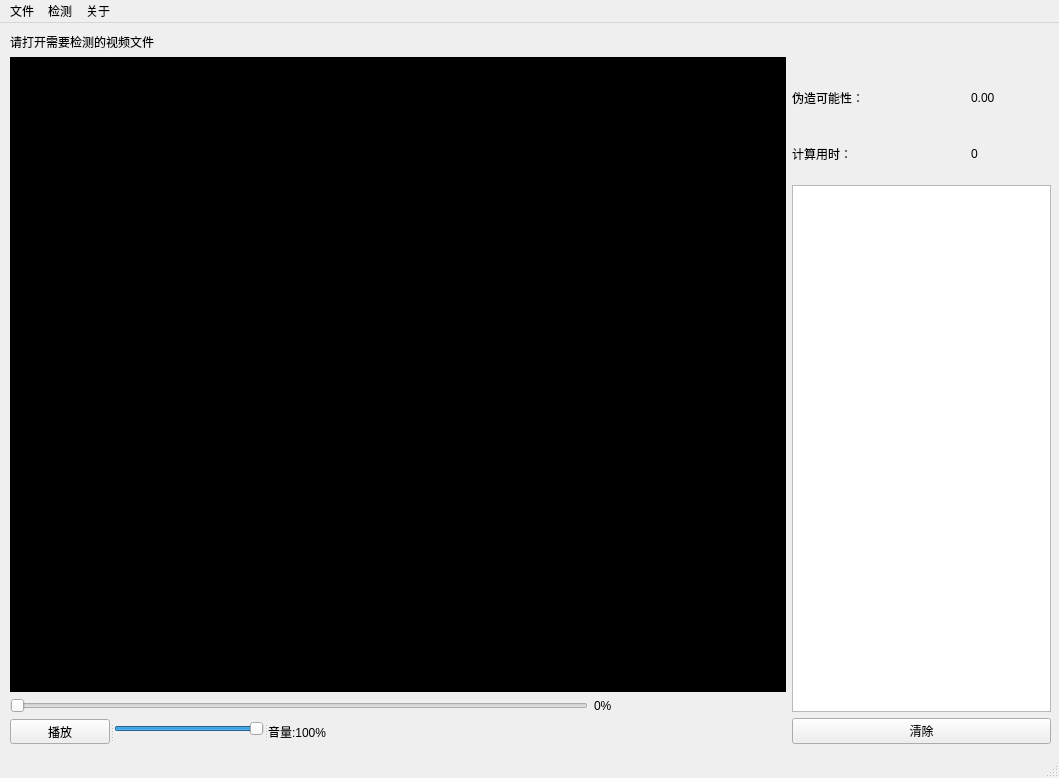
<?xml version="1.0" encoding="UTF-8"?>
<ui version="4.0">
 <class>MainWindow</class>
 <widget class="QMainWindow" name="MainWindow">
  <property name="geometry">
   <rect>
    <x>0</x>
    <y>0</y>
    <width>1059</width>
    <height>778</height>
   </rect>
  </property>
  <property name="minimumSize">
   <size>
    <width>400</width>
    <height>300</height>
   </size>
  </property>
  <property name="windowTitle">
   <string>MainWindow</string>
  </property>
  <widget class="QWidget" name="centralwidget">
   <widget class="QWidget" name="horizontalLayoutWidget_2">
    <property name="geometry">
     <rect>
      <x>10</x>
      <y>10</y>
      <width>1041</width>
      <height>711</height>
     </rect>
    </property>
    <layout class="QHBoxLayout" name="horizontalLayout_3" stretch="3,1">
     <item>
      <layout class="QHBoxLayout" name="horizontalLayout_2" stretch="1">
       <item>
        <layout class="QVBoxLayout" name="verticalLayout" stretch="0,10,0,0">
         <item>
          <widget class="QLabel" name="labelFileName">
           <property name="text">
            <string>请打开需要检测的视频文件</string>
           </property>
          </widget>
         </item>
         <item>
          <widget class="myVideoWidget" name="wgt_video" native="true">
           <property name="minimumSize">
            <size>
             <width>0</width>
             <height>0</height>
            </size>
           </property>
           <property name="palette">
            <palette>
             <active>
              <colorrole role="Base">
               <brush brushstyle="SolidPattern">
                <color alpha="255">
                 <red>255</red>
                 <green>255</green>
                 <blue>255</blue>
                </color>
               </brush>
              </colorrole>
              <colorrole role="Window">
               <brush brushstyle="SolidPattern">
                <color alpha="255">
                 <red>0</red>
                 <green>0</green>
                 <blue>0</blue>
                </color>
               </brush>
              </colorrole>
             </active>
             <inactive>
              <colorrole role="Base">
               <brush brushstyle="SolidPattern">
                <color alpha="255">
                 <red>255</red>
                 <green>255</green>
                 <blue>255</blue>
                </color>
               </brush>
              </colorrole>
              <colorrole role="Window">
               <brush brushstyle="SolidPattern">
                <color alpha="255">
                 <red>0</red>
                 <green>0</green>
                 <blue>0</blue>
                </color>
               </brush>
              </colorrole>
             </inactive>
             <disabled>
              <colorrole role="Base">
               <brush brushstyle="SolidPattern">
                <color alpha="255">
                 <red>0</red>
                 <green>0</green>
                 <blue>0</blue>
                </color>
               </brush>
              </colorrole>
              <colorrole role="Window">
               <brush brushstyle="SolidPattern">
                <color alpha="255">
                 <red>0</red>
                 <green>0</green>
                 <blue>0</blue>
                </color>
               </brush>
              </colorrole>
             </disabled>
            </palette>
           </property>
           <property name="autoFillBackground">
            <bool>true</bool>
           </property>
          </widget>
         </item>
         <item>
          <layout class="QHBoxLayout" name="horizontalLayout" stretch="3,1">
           <item>
            <widget class="myVideoSlider" name="sld_video">
             <property name="minimumSize">
              <size>
               <width>0</width>
               <height>0</height>
              </size>
             </property>
             <property name="maximum">
              <number>100</number>
             </property>
             <property name="orientation">
              <enum>Qt::Horizontal</enum>
             </property>
            </widget>
           </item>
           <item>
            <widget class="QLabel" name="lab_video">
             <property name="text">
              <string>0%</string>
             </property>
            </widget>
           </item>
          </layout>
         </item>
         <item>
          <widget class="QSplitter" name="splitter">
           <property name="orientation">
            <enum>Qt::Horizontal</enum>
           </property>
           <widget class="QPushButton" name="btn_play">
            <property name="maximumSize">
             <size>
              <width>100</width>
              <height>25</height>
             </size>
            </property>
            <property name="text">
             <string>播放</string>
            </property>
           </widget>
           <widget class="QSlider" name="sld_audio">
            <property name="minimumSize">
             <size>
              <width>100</width>
              <height>0</height>
             </size>
            </property>
            <property name="maximumSize">
             <size>
              <width>150</width>
              <height>20</height>
             </size>
            </property>
            <property name="value">
             <number>99</number>
            </property>
            <property name="orientation">
             <enum>Qt::Horizontal</enum>
            </property>
           </widget>
           <widget class="QLabel" name="lab_audio">
            <property name="text">
             <string>音量:100%</string>
            </property>
           </widget>
          </widget>
         </item>
        </layout>
       </item>
      </layout>
     </item>
     <item>
      <layout class="QVBoxLayout" name="verticalLayout_3">
       <property name="bottomMargin">
        <number>0</number>
       </property>
       <item>
        <layout class="QGridLayout" name="gridLayout">
         <item row="3" column="1">
          <widget class="QLabel" name="label_9">
           <property name="maximumSize">
            <size>
             <width>80</width>
             <height>16777215</height>
            </size>
           </property>
           <property name="text">
            <string>0</string>
           </property>
          </widget>
         </item>
         <item row="2" column="0">
          <widget class="QLabel" name="label_2">
           <property name="minimumSize">
            <size>
             <width>0</width>
             <height>50</height>
            </size>
           </property>
           <property name="text">
            <string>伪造可能性：</string>
           </property>
          </widget>
         </item>
         <item row="3" column="0">
          <widget class="QLabel" name="label_4">
           <property name="minimumSize">
            <size>
             <width>0</width>
             <height>50</height>
            </size>
           </property>
           <property name="text">
            <string>计算用时：</string>
           </property>
          </widget>
         </item>
         <item row="2" column="1">
          <widget class="QLabel" name="label_3">
           <property name="maximumSize">
            <size>
             <width>80</width>
             <height>16777215</height>
            </size>
           </property>
           <property name="text">
            <string>0.00</string>
           </property>
          </widget>
         </item>
         <item row="1" column="0">
          <spacer name="verticalSpacer">
           <property name="orientation">
            <enum>Qt::Vertical</enum>
           </property>
           <property name="sizeType">
            <enum>QSizePolicy::Fixed</enum>
           </property>
           <property name="sizeHint" stdset="0">
            <size>
             <width>20</width>
             <height>40</height>
            </size>
           </property>
          </spacer>
         </item>
        </layout>
       </item>
       <item>
        <widget class="QTextBrowser" name="textBrowser"/>
       </item>
       <item>
        <widget class="QPushButton" name="btn_clear">
         <property name="text">
          <string>清除</string>
         </property>
        </widget>
       </item>
      </layout>
     </item>
    </layout>
   </widget>
  </widget>
  <widget class="QMenuBar" name="menubar">
   <property name="geometry">
    <rect>
     <x>0</x>
     <y>0</y>
     <width>1059</width>
     <height>26</height>
    </rect>
   </property>
   <widget class="QMenu" name="menufile">
    <property name="title">
     <string>文件</string>
    </property>
    <addaction name="actionopen"/>
   </widget>
   <widget class="QMenu" name="menudetect">
    <property name="title">
     <string>检测</string>
    </property>
    <addaction name="actionload_model"/>
    <addaction name="actioncalculate"/>
   </widget>
   <widget class="QMenu" name="menuabout">
    <property name="title">
     <string>关于</string>
    </property>
    <addaction name="actionabout_us"/>
   </widget>
   <addaction name="menufile"/>
   <addaction name="menudetect"/>
   <addaction name="menuabout"/>
  </widget>
  <widget class="QStatusBar" name="statusbar"/>
  <action name="actionopen">
   <property name="text">
    <string>打开</string>
   </property>
  </action>
  <action name="actionload_model">
   <property name="text">
    <string>加载模型</string>
   </property>
  </action>
  <action name="actioncalculate">
   <property name="text">
    <string>计算</string>
   </property>
  </action>
  <action name="actionabout_us">
   <property name="text">
    <string>关于项目</string>
   </property>
  </action>
 </widget>
 <customwidgets>
  <customwidget>
   <class>myVideoWidget</class>
   <extends>QWidget</extends>
   <header>myVideoWidget.h</header>
   <container>1</container>
  </customwidget>
  <customwidget>
   <class>myVideoSlider</class>
   <extends>QSlider</extends>
   <header>myvideoslider.h</header>
  </customwidget>
 </customwidgets>
 <resources/>
 <connections/>
</ui>
